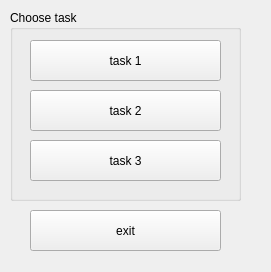
<?xml version="1.0" encoding="UTF-8"?>
<ui version="4.0">
 <class>MainWindow</class>
 <widget class="QMainWindow" name="MainWindow">
  <property name="geometry">
   <rect>
    <x>0</x>
    <y>0</y>
    <width>271</width>
    <height>272</height>
   </rect>
  </property>
  <property name="windowTitle">
   <string>Homework 1</string>
  </property>
  <widget class="QWidget" name="centralwidget">
   <widget class="QGroupBox" name="groupBox">
    <property name="geometry">
     <rect>
      <x>10</x>
      <y>10</y>
      <width>231</width>
      <height>191</height>
     </rect>
    </property>
    <property name="title">
     <string>Choose task</string>
    </property>
    <widget class="QPushButton" name="task1Button">
     <property name="geometry">
      <rect>
       <x>20</x>
       <y>30</y>
       <width>191</width>
       <height>41</height>
      </rect>
     </property>
     <property name="text">
      <string>task 1</string>
     </property>
    </widget>
    <widget class="QPushButton" name="task2Button">
     <property name="geometry">
      <rect>
       <x>20</x>
       <y>80</y>
       <width>191</width>
       <height>41</height>
      </rect>
     </property>
     <property name="text">
      <string>task 2</string>
     </property>
    </widget>
    <widget class="QPushButton" name="task3Button">
     <property name="geometry">
      <rect>
       <x>20</x>
       <y>130</y>
       <width>191</width>
       <height>41</height>
      </rect>
     </property>
     <property name="text">
      <string>task 3</string>
     </property>
    </widget>
   </widget>
   <widget class="QPushButton" name="exitButton">
    <property name="geometry">
     <rect>
      <x>30</x>
      <y>210</y>
      <width>191</width>
      <height>41</height>
     </rect>
    </property>
    <property name="text">
     <string>exit</string>
    </property>
   </widget>
  </widget>
 </widget>
 <resources/>
 <connections/>
</ui>
